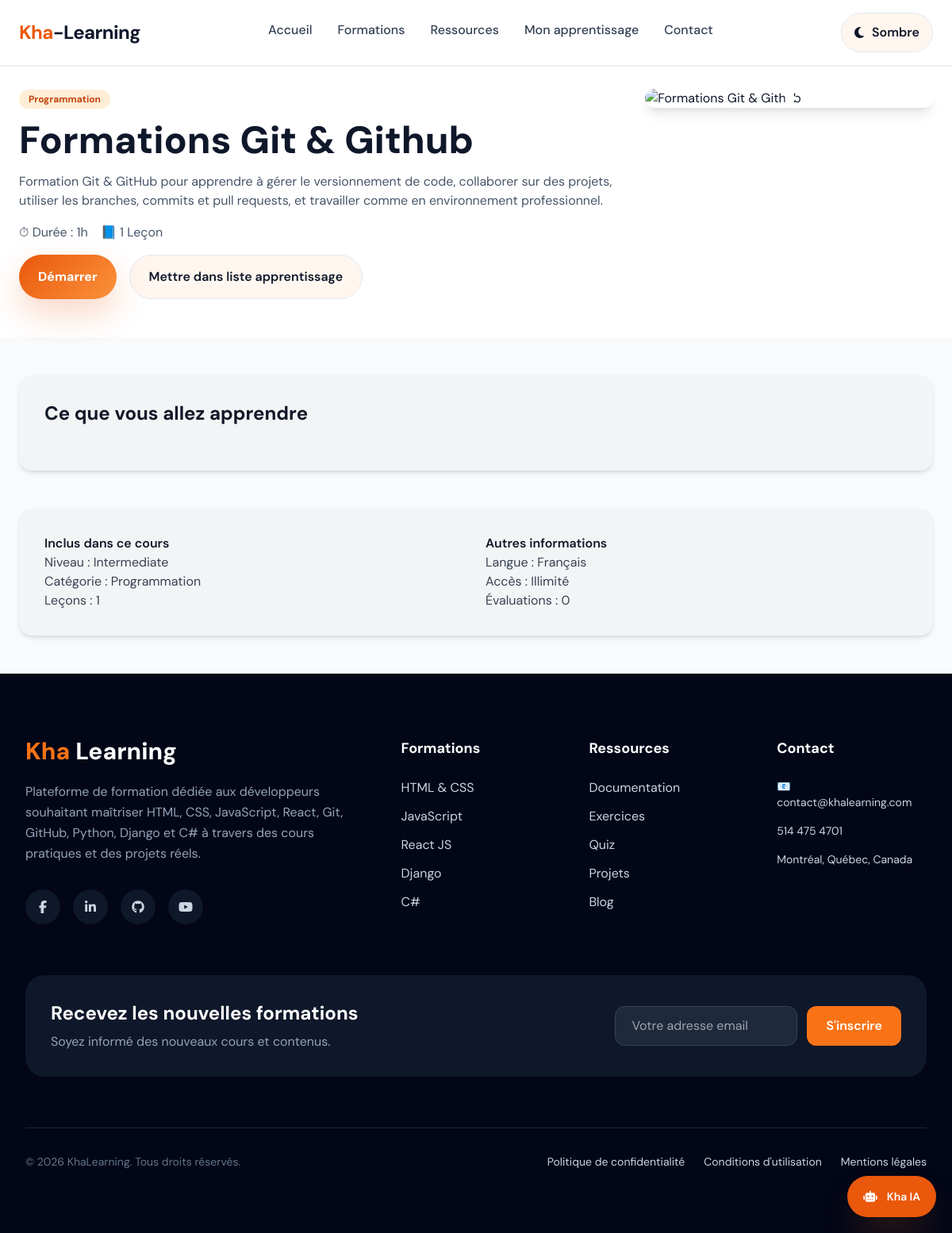
Page /courses/11/ on the committed database.
### main/models.py (models this page shows, shortened)
class Course(models.Model):
    title = models.CharField(max_length=200)
    description = models.TextField(blank=True)
    image = models.ImageField(upload_to='images/', blank=True, null=True)
    category = models.ForeignKey(
        Category, on_delete=models.SET_NULL, null=True, related_name='courses'
    )
    created_at = models.DateTimeField(default=timezone.now)
    updated_at = models.DateTimeField(auto_now=True)
    is_featured = models.BooleanField(default=False)
    youtube_url = models.URLField(blank=True, null=True)
    author = models.CharField(max_length=100, blank=True)
    duration = models.PositiveIntegerField(blank=True, null=True, help_text="Durée en minutes")
    level = models.CharField(
        max_length=50,
        blank=True,
        choices=[('Beginner','Beginner'),('Intermediate','Intermediate'),('Advanced','Advanced')]
    )
    learning_points = models.TextField(
        blank=True,
        help_text="Écrire chaque point sur une nouvelle ligne"
    )
    class Meta:
        ordering = ['-created_at']
    def youtube_id(self):
        if not self.youtube_url:
            return None
        url_data = urlparse(self.youtube_url)
        query = parse_qs(url_data.query)
        return query.get("v", [None])[0]
    def youtube_thumbnail(self):
        video_id = self.youtube_id()
        if video_id:
            return f"https://img.youtube.com/vi/{video_id}/hqdefault.jpg"
        return None
    def duration_display(self):
        if not self.duration:
            return "Variable"
        hours = self.duration // 60
        minutes = self.duration % 60
        if hours > 0:
            return f"{hours}h {minutes}min" if minutes > 0 else f"{hours}h"
        return f"{minutes}min"
    def learning_points_list(self):
        return self.learning_points.splitlines()

class Category(models.Model):
    name = models.CharField(max_length=100)
    description = models.TextField(blank=True)
    image = models.ImageField(upload_to='categories/', blank=True, null=True)
    slug = models.SlugField(unique=True)
    class Meta:
        verbose_name_plural = "Categories"

### main/views.py (the view)
# urls.py: path('courses/<int:id>/', views.course_detail, name='course_detail'),
def course_detail(request, id):
    course = get_object_or_404(Course, id=id)
    return render(request, 'main/course_detail.html', {'course': course})

### main/templates/main/course_detail.html (shortened to what this page needs)
{% extends 'main/base.html' %} {% load static %} {% block content %}
<div class="relative bg-white pt-28 pb-12">
  <div class="max-w-7xl mx-auto px-6 space-y-12 text-slate-900">
    <div class="grid grid-cols-1 md:grid-cols-3 gap-8 items-start">
      <div class="md:col-span-2 space-y-4">
        <span class="inline-block bg-orange-100 text-orange-700 text-xs font-bold px-3 py-1 rounded-full">
          {{ course.category.name }}
        </span>
        <h1 class="text-4xl md:text-5xl font-extrabold">{{ course.title }}</h1>
        <p class="text-slate-600">{{ course.description }}</p>
        <div class="flex flex-wrap items-center gap-4 text-slate-600">
          <span>⏱ Durée : {{ course.duration_display }}</span>
          <span>📘 {{ course.lessons_count|default:"1 Leçon" }}</span>
        </div>
        <div class="flex flex-wrap gap-4 mt-4">
          {% if course.youtube_id %}
          <a
            href="https://www.youtube.com/watch?v={{ course.youtube_id }}"
            target="_blank"
            class="button-primary"
          >
            Démarrer
          </a>
          {% endif %}
          <a href="{% url 'add_to_learning' course.id %}"
            class="button-secondary"
          >
            Mettre dans liste apprentissage
          </a>
        </div>
      </div>
      <div>
        {% if course.youtube_id %}
        <a
          href="https://www.youtube.com/watch?v={{ course.youtube_id }}"
          target="_blank"
          class="relative block rounded-xl overflow-hidden shadow-lg"
        >
          <img
            src="{{ course.youtube_thumbnail }}"
            alt="{{ course.title }}"
            class="w-full h-full object-cover"
          />
          <div class="absolute inset-0 flex items-center justify-center">
            <svg
              class="w-16 h-16 text-white"
              viewBox="0 0 24 24"
              fill="currentColor"
            >
              <path d="M10 8l6 4-6 4V8z" />
            </svg>
          </div>
        </a>
        {% endif %}
      </div>
    </div>
  </div>
</div>
<div class="max-w-7xl mx-auto px-6 py-12 space-y-12">
  <div class="bg-gray-100 p-8 rounded-2xl shadow-md">
    <h2 class="text-2xl font-bold mb-6 text-gray-900">
      Ce que vous allez apprendre
    </h2>
  </div>
  <div
    class="bg-gray-100 p-8 rounded-2xl shadow-md grid grid-cols-1 md:grid-cols-2 gap-6 text-gray-700"
  >
    <div>
      <h3 class="font-semibold text-gray-900">Inclus dans ce cours</h3>
      <p>Niveau : {{ course.level }}</p>
      <p>Catégorie : {{ course.category.name }}</p>
      <p>Leçons : {{ course.lessons_count|default:"1" }}</p>
    </div>
    <div>
      <h3 class="font-semibold text-gray-900">Autres informations</h3>
      <p>Langue : {{ course.language|default:"Français" }}</p>
      <p>Accès : Illimité</p>
      <p>Évaluations : {{ course.reviews_count|default:"0" }}</p>
    </div>
  </div>
</div>
{% endblock %}

### main/templates/main/base.html (style rules this page uses)
:root { color-scheme: light; --bg: #f8fafc; --surface: #ffffff; --surface-soft: #f1f5f9; --text: #0f172a; --muted: #475569; --border: #e2e8f0; --accent: #ea580c; --accent-soft: rgba(234, 88, 12, 0.12); --shadow: 0 20px 60px rgba(15, 23, 42, 0.08); }
* { box-sizing: border-box; }
html { scroll-behavior: smooth; }
body { margin: 0; min-height: 100vh; background: var(--bg); color: var(--text); font-family: "DM Sans", Inter, system-ui, -apple-system, BlinkMacSystemFont, sans-serif; }
a { color: inherit; text-decoration: none; }
img { max-width: 100%; display: block; }
.button-primary { display: inline-flex; align-items: center; justify-content: center; gap: 10px; padding: 15px 24px; border-radius: 999px; background: linear-gradient(135deg, var(--accent), #fb923c); color: #fff; font-weight: 700; box-shadow: 0 18px 40px rgba(234, 88, 12, 0.24); transition: transform 0.2s ease; }
.button-secondary { display: inline-flex; align-items: center; justify-content: center; gap: 10px; padding: 15px 24px; border-radius: 999px; border: 1px solid var(--border); background: rgba(251, 146, 60, 0.08); color: var(--text); font-weight: 600; transition: background 0.2s ease, transform 0.2s ease; }

### rows in the picture
Course: category.name "Programmation", title "Formations Git & Github", description "Formation Git & GitHub pour apprendre à gérer le versionnement de code, collaborer sur des projets, utiliser les branches, commits et pull requests, et travailler comme en environnement professionnel.", duration_display "1h", level "Intermediate"

### other values in the picture
{{ course.lessons_count|default:"1 Leçon" }} "1 Leçon"
{{ course.lessons_count|default:"1" }} "1"
{{ course.language|default:"Français" }} "Français"
{{ course.reviews_count|default:"0" }} "0"
